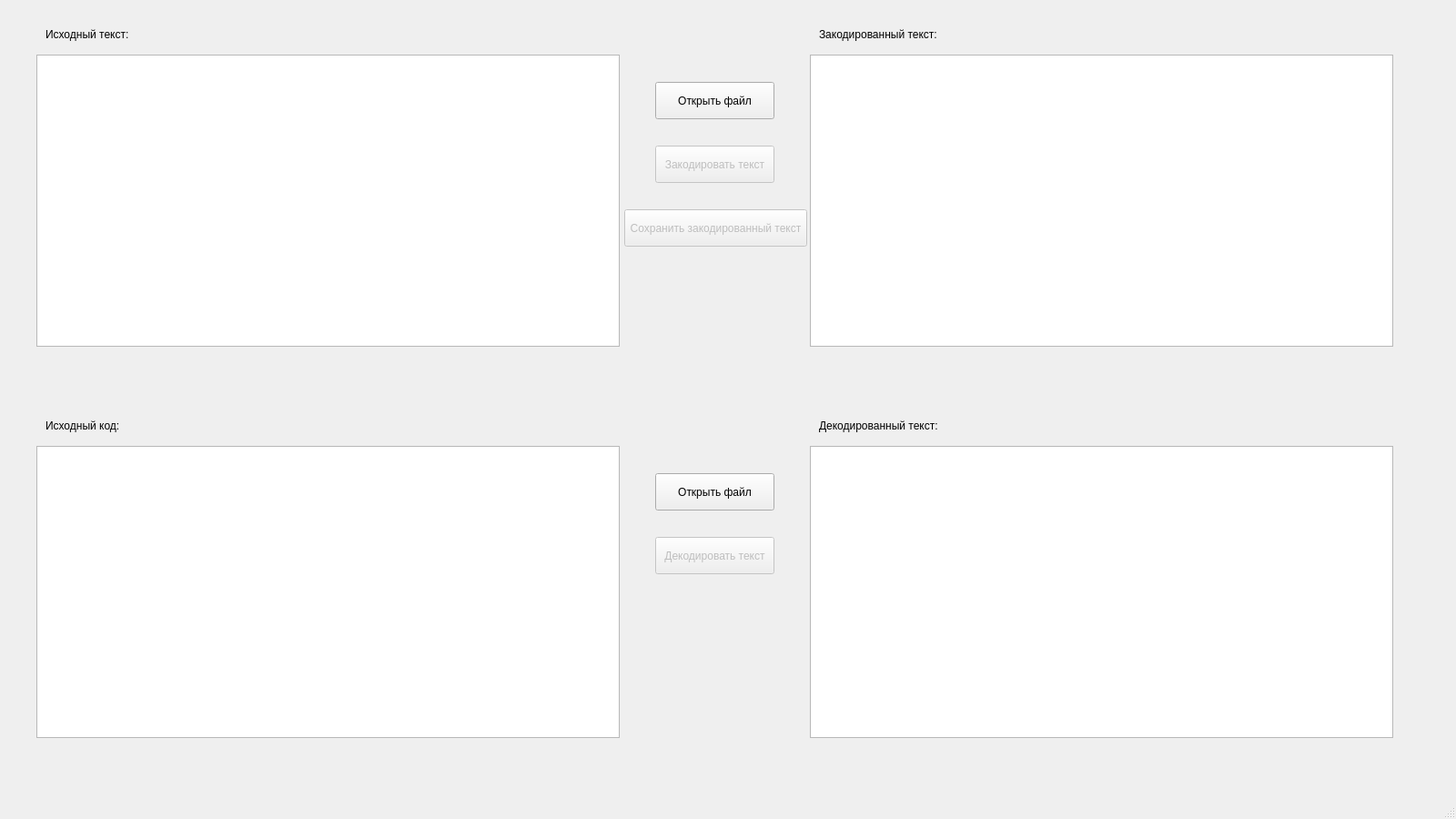
<?xml version="1.0" encoding="UTF-8"?>
<ui version="4.0">
 <class>MainWindow</class>
 <widget class="QMainWindow" name="MainWindow">
  <property name="geometry">
   <rect>
    <x>0</x>
    <y>0</y>
    <width>1600</width>
    <height>900</height>
   </rect>
  </property>
  <property name="windowTitle">
   <string>Лабораторная работа 3</string>
  </property>
  <widget class="QWidget" name="centralwidget">
   <widget class="QTextBrowser" name="textOriginal">
    <property name="geometry">
     <rect>
      <x>40</x>
      <y>60</y>
      <width>641</width>
      <height>321</height>
     </rect>
    </property>
   </widget>
   <widget class="QTextBrowser" name="textCoded">
    <property name="geometry">
     <rect>
      <x>890</x>
      <y>60</y>
      <width>641</width>
      <height>321</height>
     </rect>
    </property>
   </widget>
   <widget class="QPushButton" name="openFileButton">
    <property name="geometry">
     <rect>
      <x>720</x>
      <y>90</y>
      <width>131</width>
      <height>41</height>
     </rect>
    </property>
    <property name="text">
     <string>Открыть файл</string>
    </property>
   </widget>
   <widget class="QPushButton" name="codeTextButton">
    <property name="enabled">
     <bool>false</bool>
    </property>
    <property name="geometry">
     <rect>
      <x>720</x>
      <y>160</y>
      <width>131</width>
      <height>41</height>
     </rect>
    </property>
    <property name="text">
     <string>Закодировать текст</string>
    </property>
   </widget>
   <widget class="QPushButton" name="saveCodedTextButton">
    <property name="enabled">
     <bool>false</bool>
    </property>
    <property name="geometry">
     <rect>
      <x>686</x>
      <y>230</y>
      <width>201</width>
      <height>41</height>
     </rect>
    </property>
    <property name="text">
     <string>Сохранить закодированный текст</string>
    </property>
   </widget>
   <widget class="QLabel" name="label">
    <property name="geometry">
     <rect>
      <x>50</x>
      <y>30</y>
      <width>131</width>
      <height>16</height>
     </rect>
    </property>
    <property name="text">
     <string>Исходный текст:</string>
    </property>
   </widget>
   <widget class="QLabel" name="label_2">
    <property name="geometry">
     <rect>
      <x>900</x>
      <y>30</y>
      <width>131</width>
      <height>16</height>
     </rect>
    </property>
    <property name="text">
     <string>Закодированный текст:</string>
    </property>
   </widget>
   <widget class="QLabel" name="label_3">
    <property name="geometry">
     <rect>
      <x>50</x>
      <y>460</y>
      <width>131</width>
      <height>16</height>
     </rect>
    </property>
    <property name="text">
     <string>Исходный код:</string>
    </property>
   </widget>
   <widget class="QTextBrowser" name="textCoded_2">
    <property name="geometry">
     <rect>
      <x>890</x>
      <y>490</y>
      <width>641</width>
      <height>321</height>
     </rect>
    </property>
   </widget>
   <widget class="QPushButton" name="decodeTextButton">
    <property name="enabled">
     <bool>false</bool>
    </property>
    <property name="geometry">
     <rect>
      <x>720</x>
      <y>590</y>
      <width>131</width>
      <height>41</height>
     </rect>
    </property>
    <property name="text">
     <string>Декодировать текст</string>
    </property>
   </widget>
   <widget class="QLabel" name="label_4">
    <property name="geometry">
     <rect>
      <x>900</x>
      <y>460</y>
      <width>161</width>
      <height>16</height>
     </rect>
    </property>
    <property name="text">
     <string>Декодированный текст:</string>
    </property>
   </widget>
   <widget class="QTextBrowser" name="textOriginal_2">
    <property name="geometry">
     <rect>
      <x>40</x>
      <y>490</y>
      <width>641</width>
      <height>321</height>
     </rect>
    </property>
   </widget>
   <widget class="QPushButton" name="openCodedFileButton">
    <property name="geometry">
     <rect>
      <x>720</x>
      <y>520</y>
      <width>131</width>
      <height>41</height>
     </rect>
    </property>
    <property name="text">
     <string>Открыть файл</string>
    </property>
   </widget>
  </widget>
  <widget class="QMenuBar" name="menubar">
   <property name="geometry">
    <rect>
     <x>0</x>
     <y>0</y>
     <width>1600</width>
     <height>21</height>
    </rect>
   </property>
  </widget>
  <widget class="QStatusBar" name="statusbar"/>
 </widget>
 <resources/>
 <connections/>
</ui>
